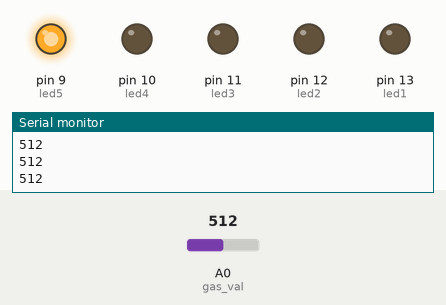
The sketch below on a simulated Arduino Uno, built with avr-gcc and run on an emulated ATmega328P. Parts: output pins drawn as LEDs (lit = HIGH), the last lines printed to the serial monitor. The test bench sets the inputs (shaded band); at power-on: A0 (gas_val) = 512.

Above: at 1.2 s.
1.3 s: A0 (gas_val) set to 187
2.8 s: A0 (gas_val) set to 168
At 3.5 s:
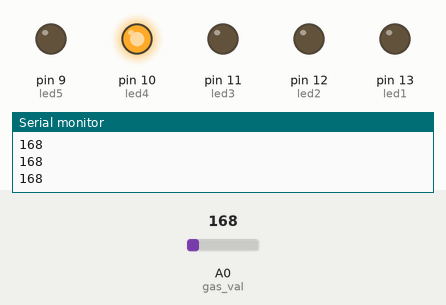
4.3 s: A0 (gas_val) set to 150
At 5.5 s:
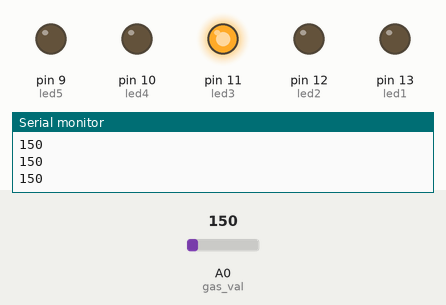
5.8 s: A0 (gas_val) set to 124
At 6.9 s:
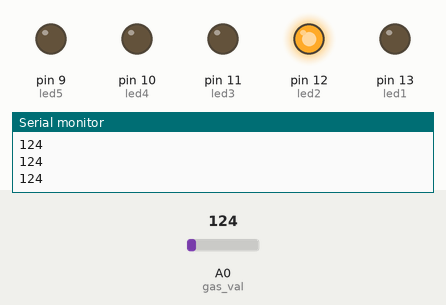
7.3 s: A0 (gas_val) set to 170
At 8.0 s:
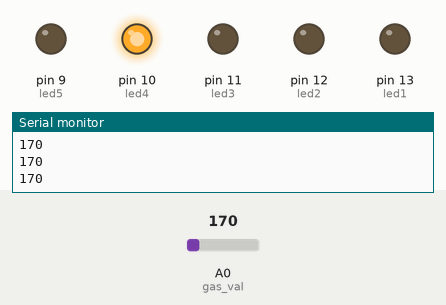
8.8 s: A0 (gas_val) set to 130
At 9.3 s:
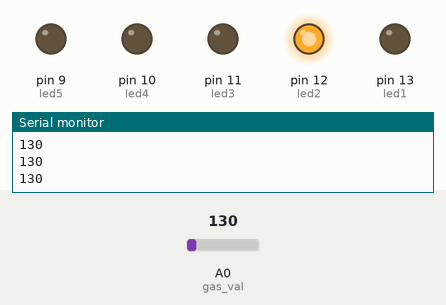
Timing chart, 0 to 11.3 s (numbered marks = the images above; inputs shaded):
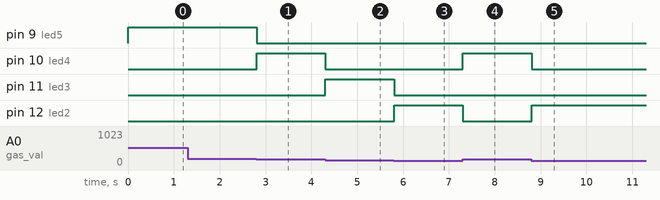

Measured:
- the behaviour switches between 180 and 179 on A0 (gas_val) (found by bisection; images 0 and 1)
- the behaviour switches between 140 and 139 on A0 (gas_val) (found by bisection; images 2 and 3)
- after the input at 2.8 s, pin 9 (led5): HIGH → LOW at once; pin 10 (led4): LOW → HIGH at once
- after the input at 4.3 s, pin 10 (led4): HIGH → LOW at once; pin 11 (led3): LOW → HIGH at once
- after the input at 5.8 s, pin 11 (led3): HIGH → LOW at once; pin 12 (led2): LOW → HIGH at once
- after the input at 7.3 s, pin 10 (led4): LOW → HIGH at once; pin 12 (led2): HIGH → LOW at once
- after the input at 8.8 s, pin 10 (led4): HIGH → LOW at once; pin 12 (led2): LOW → HIGH at once

The sketch:

smoke.ino
```cpp
int gas_val = A0, led1 = 13, led2 = 12, led3 = 11, led4 = 10, led5 = 9;
void setup() {
  // put your setup code here, to run once:
  pinMode(gas_val, INPUT);

  pinMode(led1, OUTPUT);
  pinMode(led2, OUTPUT);
  pinMode(led3, OUTPUT);
  pinMode(led4, OUTPUT);
  pinMode(led5, OUTPUT);

  Serial.begin(9600);
}

void loop() {
  // put your main code here, to run repeatedly:
  int val = analogRead(gas_val);
  Serial.println(val);
  if(val>100 && val<120){
    digitalWrite(led1, 1);
    digitalWrite(led2, 0);
    digitalWrite(led3, 0);
    digitalWrite(led4, 0);
    digitalWrite(led5, 0);
  }
  else if(val>120 && val<140){
    digitalWrite(led1, 0);
    digitalWrite(led2, 1);
    digitalWrite(led3, 0);
    digitalWrite(led4, 0);
    digitalWrite(led5, 0);
  }
  else if(val>140 && val<160){
    digitalWrite(led1, 0);
    digitalWrite(led2, 0);
    digitalWrite(led3, 1);
    digitalWrite(led4, 0);
    digitalWrite(led5, 0);
  }
  else if(val>160 && val<180){
    digitalWrite(led1, 0);
    digitalWrite(led2, 0);
    digitalWrite(led3, 0);
    digitalWrite(led4, 1);
    digitalWrite(led5, 0);
  }
  else if(val>180 && val>200){
    digitalWrite(led1, 0);
    digitalWrite(led2, 0);
    digitalWrite(led3, 0);
    digitalWrite(led4, 0);
    digitalWrite(led5, 1);
  }

}
```
